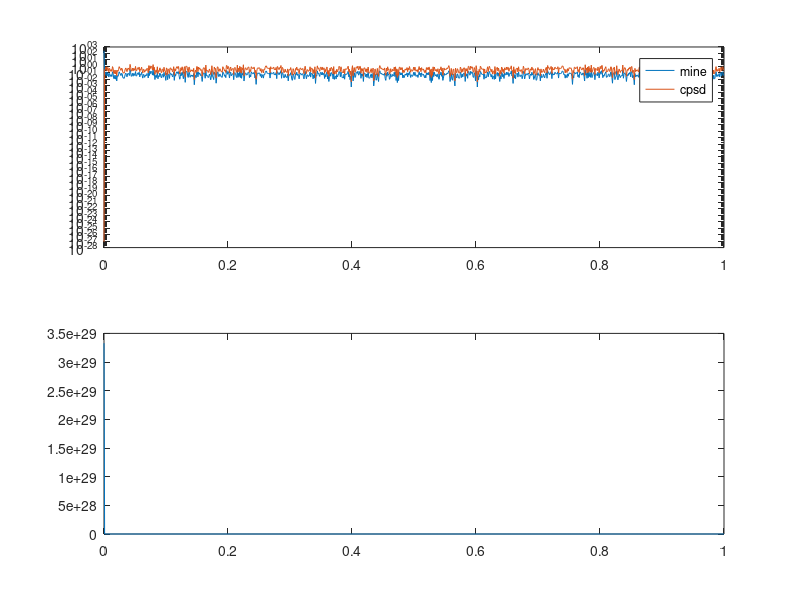

MATLAB code for this plot:
function cpsd_try()
clc
figure(5)
clf

N=1024;
x=rand(N,1);
y=rand(N,1);

X=fft(x);
Y=fft(y);

R_XY=Y.*conj(X)/N;
[Pxy,F] = cpsd(x,y,ones(size(x)),0,N, 'twosided');
n_max=length(Pxy);

f=linspace(0,1,N);
subplot(2,1,1)
semilogy(f,abs(R_XY),f(1:n_max),abs(2*pi*Pxy))
legend('mine','cpsd')

subplot(2,1,2)
plot(f,abs(R_XY(1:n_max))./abs(2*pi*Pxy))